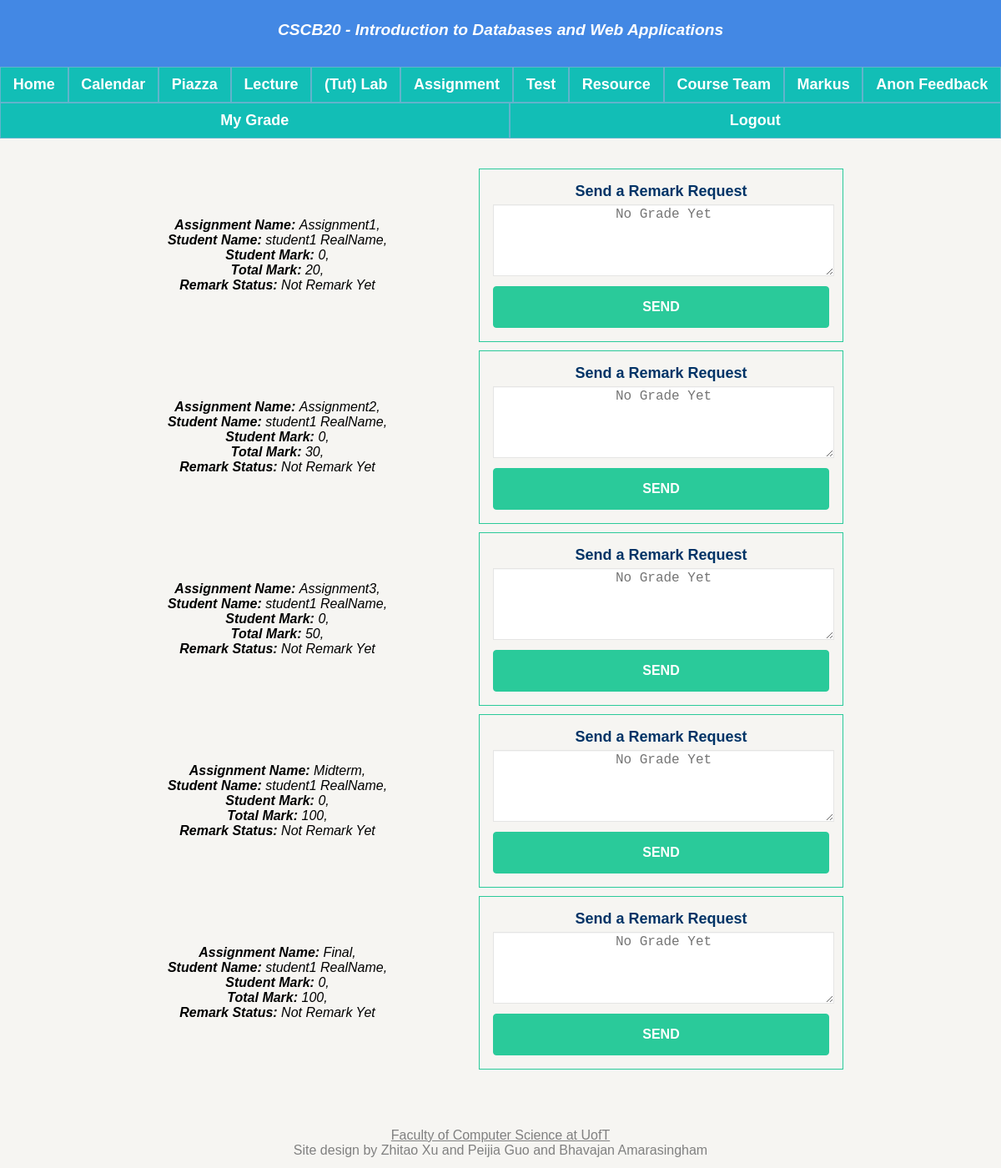
The app's page /evaluation (signed in) with its own data.
### app.py (models this page shows, shortened)
class Evaluation(db.Model):
    __tablename__ = 'Evaluation'
    eid = db.Column(db.Integer, primary_key = True)
    stuMark = db.Column(db.Integer)
    remarkText = db.Column(db.String(200))
    remark_signal = db.Column(db.Boolean)
    student_username = db.Column(db.String(20), db.ForeignKey('Person.username'), nullable = False)
    typeName = db.Column(db.String(20), db.ForeignKey('Assignment.assignment_name'), nullable = False)
    total_mark = db.Column(db.Integer, db.ForeignKey('Assignment.total_mark'), nullable = False)
    stuName = db.Column(db.String(20), db.ForeignKey('Person.name'), nullable = False)

### app.py (the view, shortened to what this page needs)
@app.route("/evaluation", methods = ['GET', 'POST'])
def evaluation():
    username = session['name']
    student_marks = query_student_marks(username)
    if request.method == 'GET':
        return render_template("evaluation.html", query_student_marks = student_marks)

### app.py (called while the page is built)
def query_student_marks(username):
    student_marks = db.session.query(Evaluation).filter(Evaluation.student_username == username)
    return student_marks

### templates/evaluation.html (shortened to what this page needs)
{% extends "template.html" %}
{% block content %}
{% if not session.name %}
<p>Access Denied</p>
{% else %}
{% if session.type == 0 %}
<div class="evaluations">
  <ul>
    {% for Evaluations in query_student_marks %}
    <li id="student_remark_container">
      <div id="remark_info">
        <strong>Assignment Name: </strong>{{ Evaluations.typeName }}, <br>
        <strong>Student Name: </strong>{{ Evaluations.stuName }}, <br>
        <strong>Student Mark: </strong>{{ Evaluations.stuMark }}, <br>
        <strong>Total Mark: </strong>{{ Evaluations.total_mark }}, <br>
        {% if Evaluations.remark_signal == 0 %}
        <strong>Remark Status: </strong>Not Remark Yet
        {% else %}
        <strong>Remark Status: </strong>Already Remarked
        {% endif %}
        <br>
      </div>
      <div id="remark_button">
        <form class="evaluation_css" action="/evaluation" method="post">
          <h3>Send a Remark Request</h3>
          <textarea id="remark_Text" name="remark_Text" placeholder="{{ Evaluations.remarkText }}"></textarea>
          <button type="Remark">Send</button>
        </form>
      </div>
    </li>
    {% endfor %}
  </ul>
</div>
{% else %}
<p>Access Denied</p>
{% endif %}
{% endif %}
{% endblock %}

### static/style.css (style rules this page uses)
@media (min-width: 1200px) { body { background-color: #f6f5f2; color: #000000; font-family: Geneva, Arial, Helvetica, sans-serif; align-items: center; overflow-wrap: break-word; } }
@media (min-width: 1200px) { h3, h4 { color: #003366; font-size: large; font-style: normal; font-weight: bold; font-variant: normal; } }
@media (min-width: 1200px) { * { margin: 0%; } }
@media (min-width: 1200px) { li { font-size: 16px; } }
@media (min-width: 1200px) { button { font-size: 16px; font-weight: 600; text-transform: uppercase; padding: 15px 26px; color: #FFF; background-color: rgb(42, 202, 154); border-radius: 4px; border: 1px solid rgb(42, 202, 154); border-left-style: solid; text-align: center; width: 100%; } }
@media (min-width: 1200px) { .evaluation_css { max-width: 80%; margin-left: auto; margin-right: auto; padding: 16px; border: 1px solid rgb(42, 202, 154); } }
@media (min-width: 1200px) { .evaluation_css textarea, .evaluation_css select { background-color: #ffffff; border: 1px solid #e5e5e4; font-size: 16px; height: auto; outline: 0; height: 100px; width: 100%; color: #282b2d; box-shadow: 0 1px 0 rgba(0, 0, 0, 0.03) inset; margin-bottom: 8px; transition: all .2s ease; text-align: center; } }
@media (min-width: 1200px) { .evaluation_css h3 { margin-bottom: 5px; } }
@media (min-width: 1200px) { #student_remark_container { display: flex; flex-flow: row wrap; margin-bottom: 10px; justify-content: center; align-items: center; text-align: center; } }
@media (min-width: 1200px) { #remark_info { flex: 2; font-style: italic; } }
@media (min-width: 1200px) { #remark_button { flex: 3; } }
@media (min-width: 600px) and (max-width: 1200px) { body { background-color: #f6f5f2; color: #000000; font-family: Geneva, Arial, Helvetica, sans-serif; align-items: center; overflow-wrap: break-word; } }
@media (min-width: 600px) and (max-width: 1200px) { h3, h4 { color: #003366; font-size: large; font-style: normal; font-weight: bold; font-variant: normal; } }
@media (min-width: 600px) and (max-width: 1200px) { * { margin: 0%; } }
@media (min-width: 600px) and (max-width: 1200px) { li { font-size: 16px; } }
@media (min-width: 600px) and (max-width: 1200px) { button { font-size: 16px; font-weight: 600; text-transform: uppercase; padding: 15px 26px; color: #FFF; background-color: rgb(42, 202, 154); border-radius: 4px; border: 1px solid rgb(42, 202, 154); border-left-style: solid; text-align: center; width: 100%; } }
@media (min-width: 600px) and (max-width: 1200px) { .evaluation_css { max-width: 70%; margin-left: auto; margin-right: auto; padding: 16px; border: 1px solid rgb(42, 202, 154); } }
@media (min-width: 600px) and (max-width: 1200px) { .evaluation_css textarea, .evaluation_css select { background-color: #ffffff; border: 1px solid #e5e5e4; font-size: 16px; height: auto; outline: 0; height: 80px; width: 100%; color: #282b2d; box-shadow: 0 1px 0 rgba(0, 0, 0, 0.03) inset; margin-bottom: 8px; transition: all .2s ease; text-align: center; } }
@media (min-width: 600px) and (max-width: 1200px) { .evaluation_css h3 { margin-bottom: 5px; } }
@media (min-width: 600px) and (max-width: 1200px) { #student_remark_container { display: flex; flex-flow: row wrap; margin-bottom: 10px; justify-content: center; align-items: center; text-align: center; } }
@media (min-width: 600px) and (max-width: 1200px) { #remark_info { flex: 3; font-style: italic; } }
@media (min-width: 600px) and (max-width: 1200px) { #remark_button { flex: 5; } }

### records on screen
Evaluation: typeName "Assignment1", stuName "student1 RealName", stuMark "0", total_mark "20", shows "Remark Status:", remark_signal "Not Remark Yet", remark_Text "No Grade Yet"
Evaluation: typeName "Assignment2", stuName "student1 RealName", stuMark "0", total_mark "30", shows "Remark Status:", remark_signal "Not Remark Yet", remark_Text "No Grade Yet"
Evaluation: typeName "Assignment3", stuName "student1 RealName", stuMark "0", total_mark "50", shows "Remark Status:", remark_signal "Not Remark Yet", remark_Text "No Grade Yet"
Evaluation: typeName "Midterm", stuName "student1 RealName", stuMark "0", total_mark "100", shows "Remark Status:", remark_signal "Not Remark Yet", remark_Text "No Grade Yet"
Evaluation: typeName "Final", stuName "student1 RealName", stuMark "0", total_mark "100", shows "Remark Status:", remark_signal "Not Remark Yet", remark_Text "No Grade Yet"
